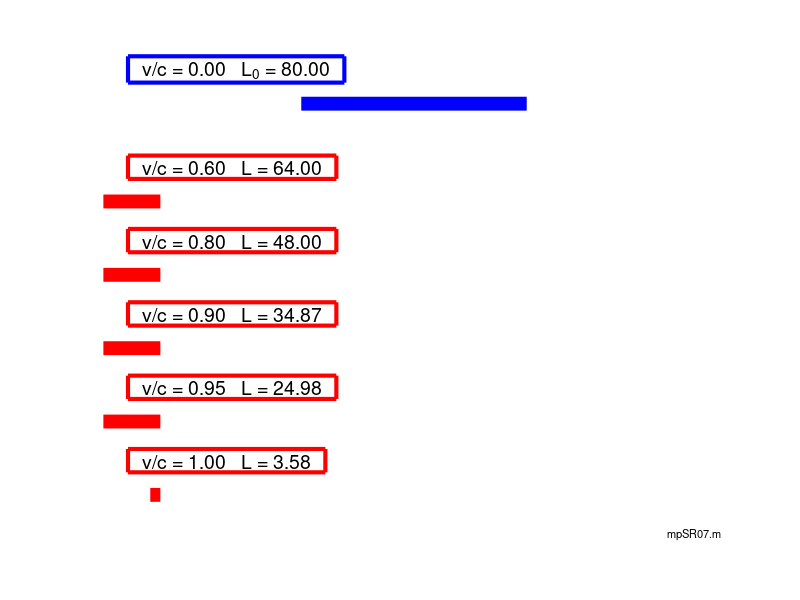

MATLAB code to generate this figure: (Note: this script raises an error after producing the figure.)
% mpSR07.m
% 190627  Matlab R2018b

% SPECIAL RELATIVITY ANIMATIONS
% LENGTH CONTRACTION
% Gamma   1/GAMMA
% Moving frame of reference (RED)
% Stationary frame of reference (BLUE) 
% Moving rod as observed by stationary observer

% DOING PHYSICS ONLINE 
%    ../mphome.htm
% Scripts
%     http://www.physics.usyd.edu.au/teach_res/mp/mscripts/

% VISUAL PHYSICS ONLINE
%    http://www.physics.usyd.edu.au/teach_res/hsp/sp/spHome.htm

% Documentation
%    http://www.physics.usyd.edu.au/teach_res/hsc/spP/mod7/m72D.htm

% Ian Cooper  ian.cooper@sydney.edu.au
% School of Physics, University of Sydney

close all
clear
clc

% ANIMATION and GIF file ==============================================
% Show and Save animation as a gif file (0 no)  (1 yes) for flagAG
    flagAG = 1;    
% file name for animated gif   
    ag_name = 'ag_SR.gif'; 
% Delay in seconds before displaying the next image  
    delay = 0.2;
    frame1 = 0;


% LENGTH CONTRACTION  =================================================
% Proper length
  L0 = 80;
% Grid points
  nT = 51;
% Time 
  t = linspace(0,200,nT);
% Velocity of moving systems wrt stationary system
  v = [0 0.6 0.8 0.9 0.95 0.999];
% 1/gamma
  gammaT = sqrt(1-v.^2);
% Contracted length
  L = gammaT.*L0;
% Width of line for rod
  W = 10;

figure(1)
 pos = [0.1 0.2 0.3 0.6];
   set(gcf,'Units','normalized')
   set(gcf,'Position',pos)
   set(gcf,'color','w')
   xlim([-110 110])
   ylim([0 100])
   box on
   grid on
   
for cc = 1 : nT
        
     xP = [-L0/2 L0/2]; yP = [88 88];
     plot(xP,yP,'b','linewidth',W);
        
     hold on
     n = 2;
     x = -90 + v(n).*t(cc);
     xP = [x-L(n), x]; yP = [68, 68];
     plot(xP,yP,'r','linewidth',W);
  
     n = 3;
     x = -90 + v(n).*t(cc);
     xP = [x-L(n), x]; yP = [53, 53];
     plot(xP,yP,'r','linewidth',W);
  
     n = 4;
     x = -90 + v(n).*t(cc);
     xP = [x-L(n), x]; yP = [38, 38];
     plot(xP,yP,'r','linewidth',W);
   
     
     n = 5;
     x = -90 + v(n).*t(cc);
     xP = [x-L(n), x]; yP = [23, 23];
     plot(xP,yP,'r','linewidth',W);
        
     n = 6;
     x = -90 + v(n).*t(cc);
     xP = [x-L(n), x]; yP = [8, 8];
     plot(xP,yP,'r','linewidth',W);
  
     
     % ----------------------------------------------------------------
     n = 1;
     txt = sprintf('  v/c = %2.2f   L_0 = %2.2f  '  ,v(n),L(n) );
     Htext = text(-100,95,txt);
     set(Htext,'EdgeColor','b','linewidth',3,'fontsize',14)
     
     n = 2;
     txt = sprintf('  v/c = %2.2f   L = %2.2f  '  ,v(n), L(n) );
     Htext = text(-100,75,txt);
     set(Htext,'EdgeColor','r','linewidth',3,'fontsize',14)
     
     n = 3;
     txt = sprintf('  v/c = %2.2f   L = %2.2f  '  ,v(n), L(n) );
     Htext = text(-100,60,txt);
     set(Htext,'EdgeColor','r','linewidth',3,'fontsize',14)
     
     n = 4;
     txt = sprintf('  v/c = %2.2f   L = %2.2f  '  ,v(n), L(n) );
     Htext = text(-100,45,txt);
     set(Htext,'EdgeColor','r','linewidth',3,'fontsize',14)
     
    n = 5;
     txt = sprintf('  v/c = %2.2f   L = %2.2f  '  ,v(n), L(n) );
     Htext = text(-100,30,txt);
     set(Htext,'EdgeColor','r','linewidth',3,'fontsize',14) 
   
   n = 6;
     txt = sprintf('  v/c = %2.2f   L = %2.2f  '  ,v(n), L(n) );
     Htext = text(-100,15,txt);
     set(Htext,'EdgeColor','r','linewidth',3,'fontsize',14) 
     
     text(90,0,'mpSR07.m','fontsize',8);
     
     xlim([-110 110])
     ylim([0 100])
     axis off
     pause(0.2)
     
% Save animation 
    if flagAG == 1
       frame1 = frame1 + 1;
         frame = getframe(1);
         im = frame2im(frame);
         [imind,cm] = rgb2ind(im,256);
         % On the first loop, create the file. In subsequent loops, append.
         if frame1 == 1
           imwrite(imind,cm,ag_name,'gif','DelayTime',delay,'loopcount',inf);
         else
          imwrite(imind,cm,ag_name,'gif','DelayTime',delay,'writemode','append');
         end
    end
    
    hold off
end
   
   
% GAMMA  1/ GAMMA =====================================================

% Velocity
  v = linspace(0,0.99,201);
% Gamma  
  gamma = 1./sqrt(1-v.^2);
  gammaT = 1./gamma;

figure(2)
   pos = [0.5 0.2 0.3 0.2];
   set(gcf,'Units','normalized')
   set(gcf,'Position',pos)
   set(gcf,'color','w')
   
   xP = v;  yP = gamma;    
   plot(xP,yP,'b','linewidth',2);
   hold on
   yP = gammaT;
   plot(xP,yP,'r','linewidth',2);

  grid on
  set(gca,'fontsize',12)
  legend('\gamma','1/\gamma','location','north','orientation','horizontal')
  xlabel('v / c')
  text(0.85,-1.2,'mpSR07.m','fontsize',8);
     
